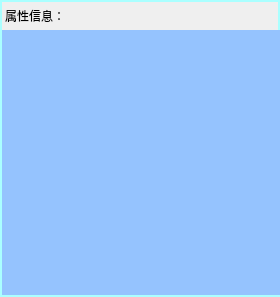
<?xml version="1.0" encoding="UTF-8"?>
<ui version="4.0">
 <class>BoardInfo</class>
 <widget class="QWidget" name="BoardInfo">
  <property name="geometry">
   <rect>
    <x>0</x>
    <y>0</y>
    <width>280</width>
    <height>297</height>
   </rect>
  </property>
  <property name="minimumSize">
   <size>
    <width>280</width>
    <height>0</height>
   </size>
  </property>
  <property name="maximumSize">
   <size>
    <width>291</width>
    <height>16777215</height>
   </size>
  </property>
  <property name="windowTitle">
   <string>属性信息</string>
  </property>
  <property name="styleSheet">
   <string notr="true"/>
  </property>
  <layout class="QVBoxLayout" name="verticalLayout">
   <property name="spacing">
    <number>0</number>
   </property>
   <property name="margin">
    <number>0</number>
   </property>
   <item>
    <widget class="QWidget" name="namewidget" native="true">
     <property name="minimumSize">
      <size>
       <width>280</width>
       <height>30</height>
      </size>
     </property>
     <property name="maximumSize">
      <size>
       <width>280</width>
       <height>30</height>
      </size>
     </property>
     <property name="styleSheet">
      <string notr="true"/>
     </property>
     <layout class="QGridLayout" name="gridLayout_2">
      <property name="margin">
       <number>0</number>
      </property>
      <property name="spacing">
       <number>0</number>
      </property>
      <item row="0" column="0">
       <widget class="QLabel" name="namelab">
        <property name="styleSheet">
         <string notr="true">QLabel#namelab
{
	
	border: 2px solid;
	border-bottom:0px;
	border-left-color: rgb(170, 255, 255);
	border-top-color: rgb(170, 255, 255);
	border-right-color: rgb(170, 255, 255);
background: qradialgradient(cx: 0.3, cy: -0.4,
fx: 0.3, fy: -0.4,
radius: 1.18, stop: 0 #8ebbfe, stop: 1 #bcebff);
min-width: 80px;
}</string>
        </property>
        <property name="text">
         <string>属性信息：</string>
        </property>
       </widget>
      </item>
     </layout>
    </widget>
   </item>
   <item>
    <widget class="QWidget" name="infowidget" native="true">
     <property name="minimumSize">
      <size>
       <width>280</width>
       <height>100</height>
      </size>
     </property>
     <property name="maximumSize">
      <size>
       <width>280</width>
       <height>16777215</height>
      </size>
     </property>
     <layout class="QGridLayout" name="gridLayout">
      <property name="margin">
       <number>0</number>
      </property>
      <property name="spacing">
       <number>0</number>
      </property>
      <item row="0" column="0">
       <widget class="QTextEdit" name="infotextEdit">
        <property name="minimumSize">
         <size>
          <width>280</width>
          <height>100</height>
         </size>
        </property>
        <property name="maximumSize">
         <size>
          <width>280</width>
          <height>16777215</height>
         </size>
        </property>
        <property name="styleSheet">
         <string notr="true">QTextEdit#infotextEdit
{
		
	border: 2px solid;
	border-top:0px;
	border-right:0px;
	border-left-color: rgb(170, 255, 255);
	border-bottom-color: rgb(170, 255, 255);
	background-color: rgb(149, 195, 254);
	
}
QScrollBar:vertical {
    background: #bae8ff;
    width: 16px;
    margin: 16px 0 16px 0;
}

QScrollBar::handle:vertical {
    background: #9fcfff;
    min-height: 16px;
	border-radius: 13px;
}

QScrollBar::add-line:vertical {
    background: #aedfff;
    height: 16px;
    subcontrol-position: bottom;
    subcontrol-origin: margin;
}

QScrollBar::sub-line:vertical {
    background: #aedfff;
    height: 16px;
    subcontrol-position: top;
    subcontrol-origin: margin;
}

QScrollBar::add-page:vertical, QScrollBar::sub-page:vertical {
    background: none;
}

QScrollBar:up-arrow:vertical, QScrollBar:down-arrow:vertical {
    border: 2px solid #b7e7fd;
    width: 6px;
    height: 6px;
    background: #93bffe;
}

</string>
        </property>
       </widget>
      </item>
     </layout>
    </widget>
   </item>
  </layout>
 </widget>
 <resources>
  <include location="img/img.qrc"/>
 </resources>
 <connections/>
</ui>
